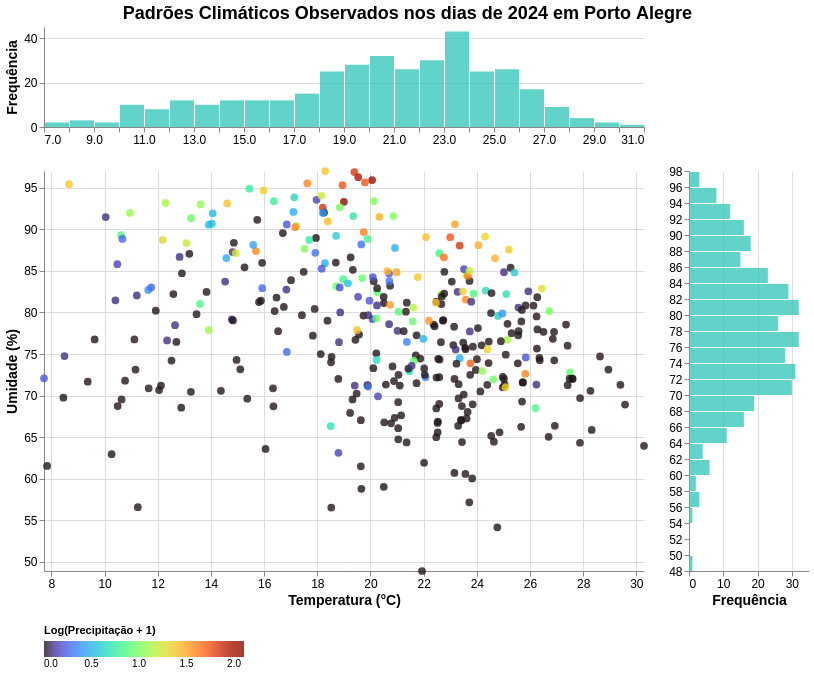

Source (notebook cell):
### Markdown cell above
## 4. Visualização

### Code cell
# Escalas compartilhadas
xscale = alt.Scale(
    domain=[
        df_daily["temperatura"].min(),
        df_daily["temperatura"].max()
    ]
)

yscale = alt.Scale(
    domain=[
        df_daily["umidade"].min(),
        df_daily["umidade"].max()
    ]
)

# Base
base = (
    alt.Chart(df_daily)
    .transform_calculate(
        log_precipitacao="log(datum.precipitacao + 1) / log(10)"
    )
)

# Scatter principal
scatter = (
    base
    .mark_circle(size=60, opacity=0.8)
    .encode(
        x=alt.X(
            "temperatura:Q",
            title="Temperatura (°C)",
            scale=xscale
        ),
        y=alt.Y(
            "umidade:Q",
            title="Umidade (%)",
            scale=yscale
        ),
        color=alt.Color(
            "log_precipitacao:Q",
            scale=alt.Scale(scheme="turbo"),
            title="Log(Precipitação + 1)",
            legend=alt.Legend(
                orient="bottom",
                direction="horizontal"
            )
        ),
        tooltip=[
            alt.Tooltip("temperatura:Q", title="Temperatura"),
            alt.Tooltip("umidade:Q", title="Umidade"),
            alt.Tooltip("precipitacao:Q", title="Precipitação")
        ]
    )
    .properties(
        width=600,
        height=400
    )
)

# Histograma superior
top_hist = (
    base
    .mark_bar(
        color="#2EC4B6",
        opacity=0.75
    )
    .encode(
        x=alt.X(
            "temperatura:Q",
            bin=alt.Bin(maxbins=30),
            title=None
        ),
        y=alt.Y(
            "count()",
            title="Frequência"
        )
    )
    .properties(
        width=600,
        height=100
    )
)

# Histograma lateral
right_hist = (
    base
    .mark_bar(
        color="#2EC4B6",
        opacity=0.75
    )
    .encode(
        y=alt.Y(
            "umidade:Q",
            bin=alt.Bin(maxbins=30),
            title=None
        ),
        x=alt.X(
            "count()",
            title="Frequência"
        )
    )
    .properties(
        width=120,
        height=400
    )
)

# Layout final
chart = (
    top_hist
    &
    (scatter | right_hist)
).properties(
    title="Padrões Climáticos Observados nos dias de 2024 em Porto Alegre"
).configure_title(
    anchor="middle",
    fontSize=18,
    fontWeight="bold"
).configure_axis(
    labelFontSize=12,
    titleFontSize=14
).configure_view(
    stroke=None
)

chart

### Figure 1 — Vega-Lite specification as saved in the notebook (floating-point values rounded to 4 significant figures; data arrays with more than 128 entries replaced by an {"elided": "..."} marker saying what was removed)
{"config": {"view": {"continuousWidth": 300, "continuousHeight": 300, "stroke": null}, "axis": {"labelFontSize": 12, "titleFontSize": 14}, "title": {"anchor": "middle", "fontSize": 18, "fontWeight": "bold"}}, "vconcat": [{"mark": {"type": "bar", "color": "#2EC4B6", "opacity": 0.75}, "encoding": {"x": {"bin": {"maxbins": 30}, "field": "temperatura", "title": null, "type": "quantitative"}, "y": {"aggregate": "count", "title": "Frequência", "type": "quantitative"}}, "height": 100, "transform": [{"calculate": "log(datum.precipitacao + 1) / log(10)", "as": "log_precipitacao"}], "width": 600}, {"hconcat": [{"mark": {"type": "circle", "opacity": 0.8, "size": 60}, "encoding": {"color": {"field": "log_precipitacao", "legend": {"direction": "horizontal", "orient": "bottom"}, "scale": {"scheme": "turbo"}, "title": "Log(Precipitação + 1)", "type": "quantitative"}, "tooltip": [{"field": "temperatura", "title": "Temperatura", "type": "quantitative"}, {"field": "umidade", "title": "Umidade", "type": "quantitative"}, {"field": "precipitacao", "title": "Precipitação", "type": "quantitative"}], "x": {"field": "temperatura", "scale": {"domain": [7.721, 30.29]}, "title": "Temperatura (°C)", "type": "quantitative"}, "y": {"field": "umidade", "scale": {"domain": [48.92, 97.0]}, "title": "Umidade (%)", "type": "quantitative"}}, "height": 400, "transform": [{"calculate": "log(datum.precipitacao + 1) / log(10)", "as": "log_precipitacao"}], "width": 600}, {"mark": {"type": "bar", "color": "#2EC4B6", "opacity": 0.75}, "encoding": {"x": {"aggregate": "count", "title": "Frequência", "type": "quantitative"}, "y": {"bin": {"maxbins": 30}, "field": "umidade", "title": null, "type": "quantitative"}}, "height": 400, "transform": [{"calculate": "log(datum.precipitacao + 1) / log(10)", "as": "log_precipitacao"}], "width": 120}]}], "data": {"name": "data-8b49b651ee4cbfe3c6df21c8177998a9"}, "title": "Padrões Climáticos Observados nos dias de 2024 em Porto Alegre", "$schema": "https://vega.github.io/schema/vega-lite/v6.4.1.json", "datasets": {"data-8b49b651ee4cbfe3c6df21c8177998a9": {"elided": "366 records"}}}
